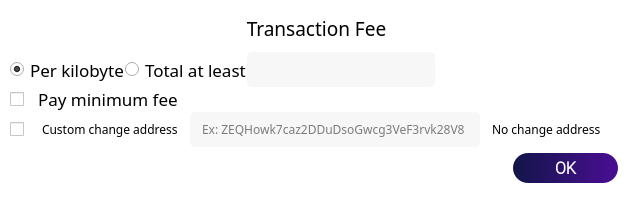
<?xml version="1.0" encoding="UTF-8"?>
<ui version="4.0">
 <class>TransactionFees</class>
 <widget class="QDialog" name="TransactionFees">
  <property name="geometry">
   <rect>
    <x>0</x>
    <y>0</y>
    <width>633</width>
    <height>198</height>
   </rect>
  </property>
  <property name="minimumSize">
   <size>
    <width>633</width>
    <height>0</height>
   </size>
  </property>
  <property name="maximumSize">
   <size>
    <width>800</width>
    <height>16777215</height>
   </size>
  </property>
  <property name="windowTitle">
   <string>Dialog</string>
  </property>
  <property name="styleSheet">
   <string notr="true">border:0;</string>
  </property>
  <layout class="QVBoxLayout" name="verticalLayout">
   <property name="spacing">
    <number>0</number>
   </property>
   <property name="leftMargin">
    <number>0</number>
   </property>
   <property name="topMargin">
    <number>0</number>
   </property>
   <property name="rightMargin">
    <number>0</number>
   </property>
   <property name="bottomMargin">
    <number>0</number>
   </property>
   <item>
    <widget class="QFrame" name="frame">
     <property name="styleSheet">
      <string notr="true">background-color: white;
</string>
     </property>
     <property name="frameShape">
      <enum>QFrame::StyledPanel</enum>
     </property>
     <property name="frameShadow">
      <enum>QFrame::Raised</enum>
     </property>
     <layout class="QVBoxLayout" name="verticalLayout_2">
      <property name="spacing">
       <number>0</number>
      </property>
      <property name="leftMargin">
       <number>10</number>
      </property>
      <property name="topMargin">
       <number>10</number>
      </property>
      <property name="rightMargin">
       <number>10</number>
      </property>
      <property name="bottomMargin">
       <number>10</number>
      </property>
      <item>
       <layout class="QVBoxLayout" name="verticalLayout_3">
        <property name="spacing">
         <number>0</number>
        </property>
        <item>
         <layout class="QVBoxLayout" name="verticalLayout_4">
          <property name="topMargin">
           <number>5</number>
          </property>
          <property name="bottomMargin">
           <number>10</number>
          </property>
          <item>
           <widget class="QLabel" name="labelFeeHeadline_3">
            <property name="sizePolicy">
             <sizepolicy hsizetype="Preferred" vsizetype="Maximum">
              <horstretch>0</horstretch>
              <verstretch>0</verstretch>
             </sizepolicy>
            </property>
            <property name="font">
             <font>
              <family>LibercoinRegular</family>
              <pointsize>14</pointsize>
              <weight>50</weight>
              <bold>false</bold>
             </font>
            </property>
            <property name="styleSheet">
             <string notr="true">color: black;</string>
            </property>
            <property name="text">
             <string>Transaction Fee</string>
            </property>
            <property name="alignment">
             <set>Qt::AlignCenter</set>
            </property>
           </widget>
          </item>
         </layout>
        </item>
        <item>
         <layout class="QVBoxLayout" name="verticalLayoutFee8_3">
          <property name="spacing">
           <number>0</number>
          </property>
          <item>
           <layout class="QHBoxLayout" name="horizontalLayoutFee13_3">
            <property name="spacing">
             <number>-1</number>
            </property>
            <item>
             <widget class="QRadioButton" name="radioCustomPerKilobyte">
              <property name="font">
               <font>
                <family>LibercoinLight</family>
                <pointsize>13</pointsize>
               </font>
              </property>
              <property name="toolTip">
               <string>If the custom fee is set to 1000 satoshis and the transaction is only 250 bytes, then &quot;per kilobyte&quot; only pays 250 satoshis in fee, while &quot;total at least&quot; pays 1000 satoshis. For transactions bigger than a kilobyte both pay by kilobyte.</string>
              </property>
              <property name="styleSheet">
               <string notr="true">color: black;
</string>
              </property>
              <property name="text">
               <string>Per kilobyte</string>
              </property>
              <property name="checked">
               <bool>true</bool>
              </property>
             </widget>
            </item>
            <item>
             <widget class="QRadioButton" name="radioCustomAtLeast">
              <property name="font">
               <font>
                <family>LibercoinLight</family>
                <pointsize>13</pointsize>
               </font>
              </property>
              <property name="toolTip">
               <string>If the custom fee is set to 1000 satoshis and the transaction is only 250 bytes, then &quot;per kilobyte&quot; only pays 250 satoshis in fee, while &quot;total at least&quot; pays 1000 satoshis. For transactions bigger than a kilobyte both pay by kilobyte.</string>
              </property>
              <property name="styleSheet">
               <string notr="true">color: black;
</string>
              </property>
              <property name="text">
               <string>Total at least</string>
              </property>
             </widget>
            </item>
            <item>
             <widget class="BitcoinAmountField" name="customFee">
              <property name="styleSheet">
               <string notr="true">background-color:rgba(247, 247, 247, 250);
height: 35px;
border-radius:5px;
border-style:solid;
border-color:gray;
border-width:thin;
padding-left: 10;
</string>
              </property>
             </widget>
            </item>
            <item>
             <spacer name="horizontalSpacer_9">
              <property name="orientation">
               <enum>Qt::Horizontal</enum>
              </property>
              <property name="sizeHint" stdset="0">
               <size>
                <width>1</width>
                <height>1</height>
               </size>
              </property>
             </spacer>
            </item>
           </layout>
          </item>
          <item>
           <layout class="QHBoxLayout" name="horizontalLayoutFee8_3">
            <property name="spacing">
             <number>8</number>
            </property>
            <item>
             <widget class="QCheckBox" name="checkBoxMinimumFee">
              <property name="enabled">
               <bool>true</bool>
              </property>
              <property name="toolTip">
               <string>Paying only the minimum fee is just fine as long as there is less transaction volume than space in the blocks. But be aware that this can end up in a never confirming transaction once there is more demand for zcoin transactions than the network can process.</string>
              </property>
              <property name="text">
               <string/>
              </property>
             </widget>
            </item>
            <item>
             <widget class="QLabel" name="labelMinFeeWarning">
              <property name="enabled">
               <bool>true</bool>
              </property>
              <property name="font">
               <font>
                <family>LibercoinLight</family>
                <pointsize>13</pointsize>
               </font>
              </property>
              <property name="toolTip">
               <string>Paying only the minimum fee is just fine as long as there is less transaction volume than space in the blocks. But be aware that this can end up in a never confirming transaction once there is more demand for libercoin transactions than the network can process.</string>
              </property>
              <property name="styleSheet">
               <string notr="true">color: black;
</string>
              </property>
              <property name="text">
               <string>Pay minimum fee</string>
              </property>
              <property name="margin">
               <number>5</number>
              </property>
             </widget>
            </item>
            <item>
             <spacer name="horizontalSpacer_10">
              <property name="orientation">
               <enum>Qt::Horizontal</enum>
              </property>
              <property name="sizeHint" stdset="0">
               <size>
                <width>1</width>
                <height>1</height>
               </size>
              </property>
             </spacer>
            </item>
           </layout>
          </item>
         </layout>
        </item>
        <item>
         <layout class="QHBoxLayout" name="horizontalLayout">
          <property name="spacing">
           <number>12</number>
          </property>
          <property name="topMargin">
           <number>0</number>
          </property>
          <item>
           <widget class="QCheckBox" name="customChangeAddress">
            <property name="font">
             <font>
              <family>LibercoinLight</family>
              <pointsize>13</pointsize>
             </font>
            </property>
            <property name="text">
             <string/>
            </property>
           </widget>
          </item>
          <item>
           <widget class="QLabel" name="label">
            <property name="font">
             <font>
              <family>LibercoinLight</family>
             </font>
            </property>
            <property name="text">
             <string>Custom change address</string>
            </property>
           </widget>
          </item>
          <item>
           <widget class="QValidatedLineEdit" name="changeAddress">
            <property name="minimumSize">
             <size>
              <width>290</width>
              <height>0</height>
             </size>
            </property>
            <property name="maximumSize">
             <size>
              <width>290</width>
              <height>16777215</height>
             </size>
            </property>
            <property name="font">
             <font>
              <family>LibercoinLight</family>
             </font>
            </property>
            <property name="styleSheet">
             <string notr="true">background-color:rgba(247, 247, 247, 250);
height: 35px;
border-radius:5px;
border-style:solid;
border-color:gray;
border-width:thin;
padding-left: 10;
</string>
            </property>
            <property name="text">
             <string/>
            </property>
            <property name="placeholderText">
             <string>Ex: ZEQHowk7caz2DDuDsoGwcg3VeF3rvk28V8</string>
            </property>
           </widget>
          </item>
          <item>
           <widget class="QLabel" name="labelCoinControlChangeLabel">
            <property name="font">
             <font>
              <family>LibercoinLight</family>
             </font>
            </property>
            <property name="text">
             <string>No change address</string>
            </property>
           </widget>
          </item>
          <item>
           <spacer name="horizontalSpacer_2">
            <property name="orientation">
             <enum>Qt::Horizontal</enum>
            </property>
            <property name="sizeHint" stdset="0">
             <size>
              <width>40</width>
              <height>20</height>
             </size>
            </property>
           </spacer>
          </item>
         </layout>
        </item>
       </layout>
      </item>
      <item>
       <layout class="QHBoxLayout" name="horizontalLayout_3">
        <property name="spacing">
         <number>0</number>
        </property>
        <property name="topMargin">
         <number>5</number>
        </property>
        <property name="rightMargin">
         <number>5</number>
        </property>
        <property name="bottomMargin">
         <number>5</number>
        </property>
        <item>
         <spacer name="horizontalSpacer">
          <property name="orientation">
           <enum>Qt::Horizontal</enum>
          </property>
          <property name="sizeHint" stdset="0">
           <size>
            <width>40</width>
            <height>20</height>
           </size>
          </property>
         </spacer>
        </item>
        <item>
         <widget class="QPushButton" name="pushButton">
          <property name="font">
           <font>
            <family>Roboto Light</family>
            <pointsize>12</pointsize>
            <weight>75</weight>
            <bold>true</bold>
           </font>
          </property>
          <property name="styleSheet">
           <string notr="true">background: QLinearGradient(x1: 0, y1: 0, x2: 1, y2: 0, stop: 0 #121548, stop: 1 #4a0e95);
color: white;
border-radius:15px;
height:30px;
width:105px;</string>
          </property>
          <property name="text">
           <string>OK</string>
          </property>
         </widget>
        </item>
       </layout>
      </item>
     </layout>
    </widget>
   </item>
  </layout>
 </widget>
 <customwidgets>
  <customwidget>
   <class>QValidatedLineEdit</class>
   <extends>QLineEdit</extends>
   <header>qvalidatedlineedit.h</header>
  </customwidget>
  <customwidget>
   <class>BitcoinAmountField</class>
   <extends>QLineEdit</extends>
   <header>bitcoinamountfield.h</header>
   <container>1</container>
  </customwidget>
 </customwidgets>
 <resources/>
 <connections/>
</ui>
